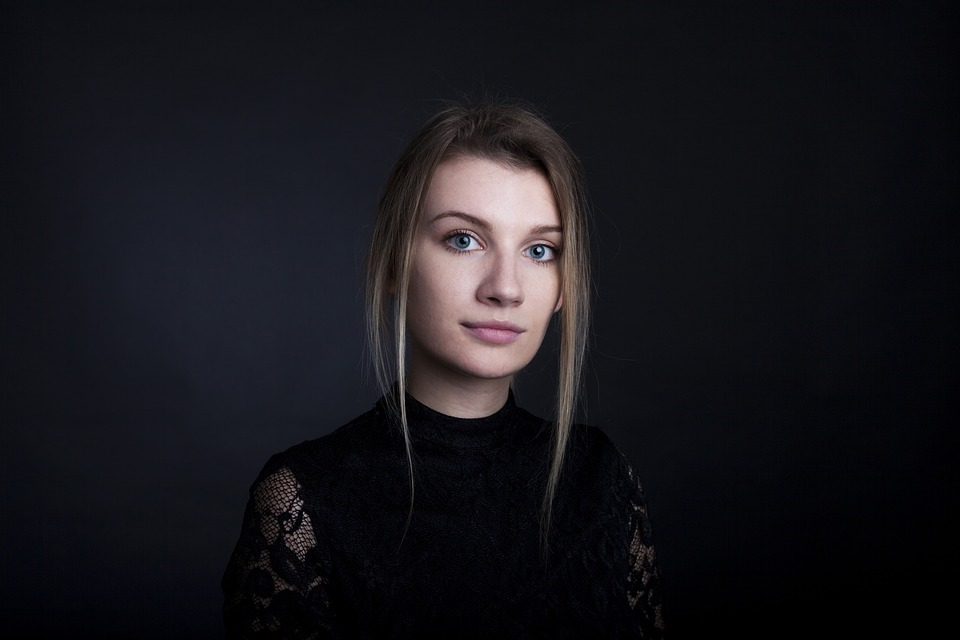
#> input picture opencv-tutorial-study-master/taskImage/canny.jpg, 960 x 640 px, found by its file name
$ python canny.py
#> lines starting #> are read from the running program, lines starting #| are printed output that depends on the picture
import cv2
import numpy as np
from matplotlib import pyplot as plt
import os

os.chdir('C:\\Users\\user\\Desktop\\opencv')

img = cv2.imread('canny.jpg',1)
#> img is the input picture: shape (640, 960, 3); mean B, G, R 26.9, 22.2, 23.1

img = cv2.cvtColor(img, cv2.COLOR_BGR2RGB)
cv2.namedWindow('image')


def nothing(x):
    pass


# create trackbars for color change
cv2.createTrackbar('threshold1', 'image', 0, 255, nothing)
cv2.createTrackbar('threshold2', 'image', 0, 255, nothing)

while True:
    threshold1 = cv2.getTrackbarPos('threshold1', 'image')
    threshold2 = cv2.getTrackbarPos('threshold2', 'image')

    edges = cv2.Canny(img, threshold1, threshold2)
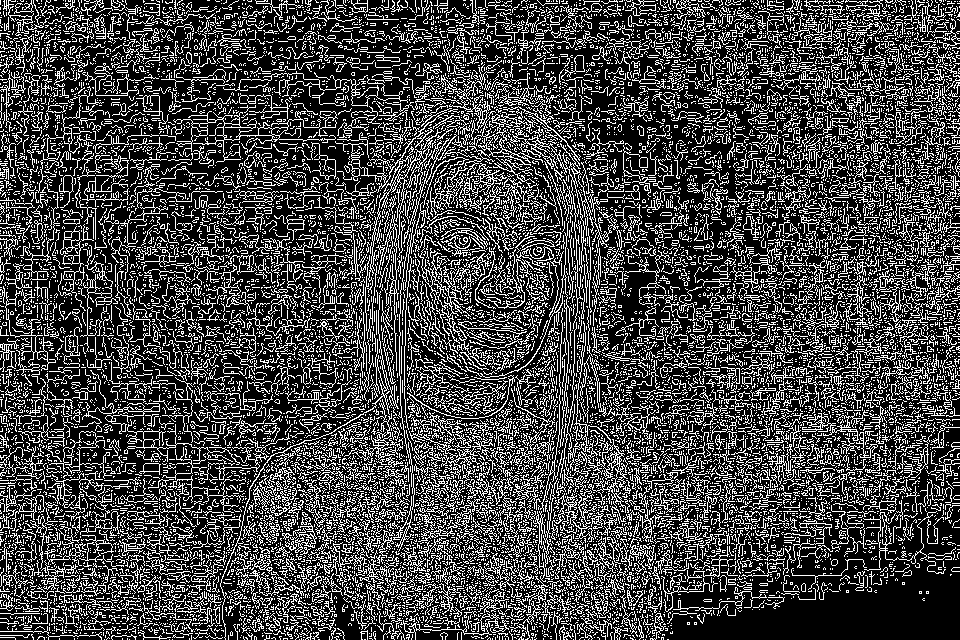
#> edges: shape (640, 960); 26.9% white in thin lines or dots

    cv2.imshow('image', edges)
    k = cv2.waitKey(1) & 0xFF
#> (key Esc is pressed here)
    if k == 27:
        break

cv2.destroyAllWindows()
